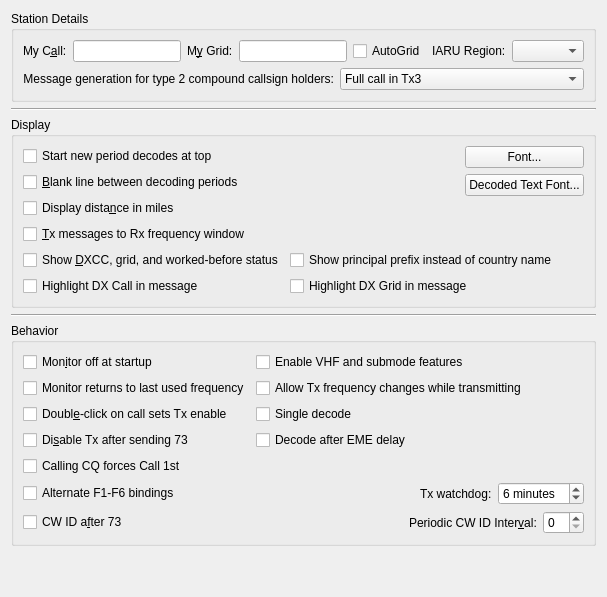
     <widget class="QWidget" name="general_tab">
      <attribute name="title">
       <string>Genera&amp;l</string>
      </attribute>
      <attribute name="toolTip">
       <string>General station details and settings.</string>
      </attribute>
      <layout class="QVBoxLayout" name="verticalLayout_4">
       <item>
        <widget class="QGroupBox" name="station_group_box">
         <property name="title">
          <string>Station Details</string>
         </property>
         <layout class="QVBoxLayout" name="verticalLayout_12">
          <item>
           <layout class="QHBoxLayout" name="horizontalLayout_14">
            <item>
             <layout class="QFormLayout" name="formLayout_3">
              <item row="0" column="0">
               <widget class="QLabel" name="callsign_label">
                <property name="text">
                 <string>My C&amp;all:</string>
                </property>
                <property name="buddy">
                 <cstring>callsign_line_edit</cstring>
                </property>
               </widget>
              </item>
              <item row="0" column="1">
               <widget class="QLineEdit" name="callsign_line_edit">
                <property name="toolTip">
                 <string>Station callsign.</string>
                </property>
               </widget>
              </item>
             </layout>
            </item>
            <item>
             <layout class="QFormLayout" name="formLayout_12">
              <item row="0" column="0">
               <widget class="QLabel" name="grid_label">
                <property name="text">
                 <string>M&amp;y Grid:</string>
                </property>
                <property name="buddy">
                 <cstring>grid_line_edit</cstring>
                </property>
               </widget>
              </item>
              <item row="0" column="1">
               <widget class="QLineEdit" name="grid_line_edit">
                <property name="toolTip">
                 <string>&lt;html&gt;&lt;head/&gt;&lt;body&gt;&lt;p&gt;Maidenhead locator, preferably 6 characters.&lt;/p&gt;&lt;/body&gt;&lt;/html&gt;</string>
                </property>
               </widget>
              </item>
             </layout>
            </item>
            <item>
             <widget class="QCheckBox" name="use_dynamic_grid">
              <property name="toolTip">
               <string>Check to allow grid changes from external programs</string>
              </property>
              <property name="text">
               <string>AutoGrid</string>
              </property>
             </widget>
            </item>
            <item>
             <layout class="QFormLayout" name="formLayout_2">
              <item row="0" column="0">
               <widget class="QLabel" name="label_12">
                <property name="text">
                 <string>IARU Region:</string>
                </property>
                <property name="buddy">
                 <cstring>region_combo_box</cstring>
                </property>
               </widget>
              </item>
              <item row="0" column="1">
               <widget class="QComboBox" name="region_combo_box">
                <property name="toolTip">
                 <string>&lt;html&gt;&lt;head/&gt;&lt;body&gt;&lt;p&gt;Select your IARU region.&lt;/p&gt;&lt;/body&gt;&lt;/html&gt;</string>
                </property>
               </widget>
              </item>
             </layout>
            </item>
           </layout>
          </item>
          <item>
           <layout class="QFormLayout" name="formLayout_13">
            <item row="0" column="0">
             <widget class="QLabel" name="label_5">
              <property name="text">
               <string>Message generation for type 2 compound callsign holders:</string>
              </property>
              <property name="alignment">
               <set>Qt::AlignRight|Qt::AlignTrailing|Qt::AlignVCenter</set>
              </property>
              <property name="buddy">
               <cstring>type_2_msg_gen_combo_box</cstring>
              </property>
             </widget>
            </item>
            <item row="0" column="1">
             <widget class="QComboBox" name="type_2_msg_gen_combo_box">
              <property name="enabled">
               <bool>true</bool>
              </property>
              <property name="toolTip">
               <string>&lt;html&gt;&lt;head/&gt;&lt;body&gt;&lt;p&gt;Type 2 compound callsigns are those with prefixes or suffixes not included in the allowed shortlist (See Help-&amp;gt;Add-on prefixes and suffixes).&lt;/p&gt;&lt;p&gt;This option determines which generated messages should contain your full type 2 compound call sign rather than your base callsign. It only applies if you have a type 2 compound callsign.&lt;/p&gt;&lt;p&gt;This option controls the way the messages that are used to answer CQ calls are generated. Generated messages 6 (CQ) and 5 (73) will always contain your full callsign. The JT65 and JT9 protocols allow for some standard messages with your full call at the expense of another piece of information such as the DX call or your locator.&lt;/p&gt;&lt;p&gt;Choosing message 1 omits the DX callsign which may be an issue when replying to CQ calls. Choosing message 3 also omits the DX callsign and many versions of this and other software will not extract the report. Choosing neither means that your full callsign only goes in your message 5 (73) so your QSO partner may log the wrong callsign.&lt;/p&gt;&lt;p&gt;None of these options are perfect, message 3 is usually best but be aware your QSO partner may not log the report you send them.&lt;/p&gt;&lt;/body&gt;&lt;/html&gt;</string>
              </property>
              <property name="currentIndex">
               <number>1</number>
              </property>
              <item>
               <property name="text">
                <string>Full call in Tx1</string>
               </property>
              </item>
              <item>
               <property name="text">
                <string>Full call in Tx3</string>
               </property>
              </item>
              <item>
               <property name="text">
                <string>Full call in Tx5 only</string>
               </property>
              </item>
             </widget>
            </item>
           </layout>
          </item>
         </layout>
        </widget>
       </item>
       <item>
        <widget class="Line" name="line_5">
         <property name="orientation">
          <enum>Qt::Horizontal</enum>
         </property>
        </widget>
       </item>
       <item>
        <widget class="QGroupBox" name="display_group_box">
         <property name="title">
          <string>Display</string>
         </property>
         <layout class="QGridLayout" name="gridLayout_4">
          <item row="0" column="1" rowspan="4">
           <layout class="QHBoxLayout" name="horizontalLayout_21">
            <item>
             <spacer name="horizontalSpacer_2">
              <property name="orientation">
               <enum>Qt::Horizontal</enum>
              </property>
              <property name="sizeHint" stdset="0">
               <size>
                <width>0</width>
                <height>0</height>
               </size>
              </property>
             </spacer>
            </item>
            <item>
             <layout class="QVBoxLayout" name="verticalLayout_6">
              <item>
               <widget class="QPushButton" name="font_push_button">
                <property name="toolTip">
                 <string>Set the font characteristics for the application.</string>
                </property>
                <property name="text">
                 <string>Font...</string>
                </property>
               </widget>
              </item>
              <item>
               <widget class="QPushButton" name="decoded_text_font_push_button">
                <property name="toolTip">
                 <string>Set the font characteristics for the Band Activity and Rx Frequency areas.</string>
                </property>
                <property name="text">
                 <string>Decoded Text Font...</string>
                </property>
               </widget>
              </item>
              <item>
               <spacer name="verticalSpacer">
                <property name="orientation">
                 <enum>Qt::Vertical</enum>
                </property>
                <property name="sizeHint" stdset="0">
                 <size>
                  <width>0</width>
                  <height>0</height>
                 </size>
                </property>
               </spacer>
              </item>
             </layout>
            </item>
           </layout>
          </item>
          <item row="1" column="0">
           <widget class="QCheckBox" name="insert_blank_check_box">
            <property name="toolTip">
             <string>Include a separator line between periods in the band activity window.</string>
            </property>
            <property name="text">
             <string>&amp;Blank line between decoding periods</string>
            </property>
           </widget>
          </item>
          <item row="2" column="0">
           <widget class="QCheckBox" name="miles_check_box">
            <property name="toolTip">
             <string>Show distance to DX station in miles rather than kilometers.</string>
            </property>
            <property name="text">
             <string>Display dista&amp;nce in miles</string>
            </property>
           </widget>
          </item>
          <item row="5" column="1">
           <widget class="QCheckBox" name="cbHighlightDXgrid">
            <property name="text">
             <string>Highlight DX Grid in message</string>
            </property>
           </widget>
          </item>
          <item row="4" column="1">
           <widget class="QCheckBox" name="ppfx_check_box">
            <property name="text">
             <string>Show principal prefix instead of country name</string>
            </property>
           </widget>
          </item>
          <item row="5" column="0">
           <widget class="QCheckBox" name="cbHighlightDXcall">
            <property name="text">
             <string>Highlight DX Call in message</string>
            </property>
           </widget>
          </item>
          <item row="0" column="0">
           <widget class="QCheckBox" name="decodes_from_top_check_box">
            <property name="toolTip">
             <string>&lt;html&gt;&lt;head/&gt;&lt;body&gt;&lt;p&gt;Check to have decodes for a new period start at the top of the Band Activity window and not scroll off the top when the window is full.&lt;/p&gt;&lt;p&gt;This is to aid selecting decodes to double-click while decoding is still in progress. Use the Band Activity vertical scroll bar to reveal decodes past the bottom of the window.&lt;/p&gt;&lt;/body&gt;&lt;/html&gt;</string>
            </property>
            <property name="text">
             <string>Start new period decodes at top</string>
            </property>
           </widget>
          </item>
          <item row="3" column="0">
           <widget class="QCheckBox" name="TX_messages_check_box">
            <property name="toolTip">
             <string>Show outgoing transmitted messages in the Rx frequency window.</string>
            </property>
            <property name="text">
             <string>&amp;Tx messages to Rx frequency window</string>
            </property>
           </widget>
          </item>
          <item row="4" column="0">
           <widget class="QCheckBox" name="DXCC_check_box">
            <property name="toolTip">
             <string>Show if decoded stations are new DXCC entities or worked before.</string>
            </property>
            <property name="text">
             <string>Show &amp;DXCC, grid, and worked-before status</string>
            </property>
            <property name="checked">
             <bool>false</bool>
            </property>
           </widget>
          </item>
         </layout>
        </widget>
       </item>
       <item>
        <widget class="Line" name="line_7">
         <property name="orientation">
          <enum>Qt::Horizontal</enum>
         </property>
        </widget>
       </item>
       <item>
        <widget class="QGroupBox" name="behaviour_group_box">
         <property name="title">
          <string>Behavior</string>
         </property>
         <layout class="QGridLayout" name="gridLayout_8">
          <item row="3" column="1">
           <widget class="QCheckBox" name="decode_at_52s_check_box">
            <property name="text">
             <string>Decode after EME delay</string>
            </property>
           </widget>
          </item>
          <item row="5" column="1">
           <layout class="QHBoxLayout" name="horizontalLayout_12">
            <item>
             <spacer name="horizontalSpacer_7">
              <property name="orientation">
               <enum>Qt::Horizontal</enum>
              </property>
              <property name="sizeHint" stdset="0">
               <size>
                <width>0</width>
                <height>0</height>
               </size>
              </property>
             </spacer>
            </item>
            <item>
             <widget class="QLabel" name="label_10">
              <property name="text">
               <string>Tx watchdog:</string>
              </property>
              <property name="buddy">
               <cstring>tx_watchdog_spin_box</cstring>
              </property>
             </widget>
            </item>
            <item>
             <widget class="QSpinBox" name="tx_watchdog_spin_box">
              <property name="toolTip">
               <string>&lt;html&gt;&lt;head/&gt;&lt;body&gt;&lt;p&gt;Number of minutes before unattended transmissions are aborted&lt;/p&gt;&lt;/body&gt;&lt;/html&gt;</string>
              </property>
              <property name="specialValueText">
               <string>Disabled</string>
              </property>
              <property name="suffix">
               <string> minutes</string>
              </property>
              <property name="prefix">
               <string/>
              </property>
              <property name="value">
               <number>6</number>
              </property>
             </widget>
            </item>
           </layout>
          </item>
          <item row="0" column="1">
           <widget class="QCheckBox" name="enable_VHF_features_check_box">
            <property name="text">
             <string>Enable VHF and submode features</string>
            </property>
           </widget>
          </item>
          <item row="2" column="1">
           <widget class="QCheckBox" name="single_decode_check_box">
            <property name="text">
             <string>Single decode</string>
            </property>
           </widget>
          </item>
          <item row="1" column="1">
           <widget class="QCheckBox" name="tx_QSY_check_box">
            <property name="toolTip">
             <string>&lt;html&gt;&lt;head/&gt;&lt;body&gt;&lt;p&gt;Some rigs are not able to process CAT commands while transmitting. This means that if you are operating in split mode you may have to uncheck this option.&lt;/p&gt;&lt;/body&gt;&lt;/html&gt;</string>
            </property>
            <property name="text">
             <string>Allow Tx frequency changes while transmitting</string>
            </property>
           </widget>
          </item>
          <item row="0" column="0">
           <widget class="QCheckBox" name="monitor_off_check_box">
            <property name="toolTip">
             <string>Don't start decoding until the monitor button is clicked.</string>
            </property>
            <property name="text">
             <string>Mon&amp;itor off at startup</string>
            </property>
            <property name="checked">
             <bool>false</bool>
            </property>
           </widget>
          </item>
          <item row="1" column="0">
           <widget class="QCheckBox" name="monitor_last_used_check_box">
            <property name="toolTip">
             <string>&lt;html&gt;&lt;head/&gt;&lt;body&gt;&lt;p&gt;Check this if you wish to automatically return to the last monitored frequency when monitor is enabled, leave it unchecked if you wish to have the current rig frequency maintained.&lt;/p&gt;&lt;/body&gt;&lt;/html&gt;</string>
            </property>
            <property name="text">
             <string>Monitor returns to last used frequency</string>
            </property>
           </widget>
          </item>
          <item row="5" column="0">
           <widget class="QCheckBox" name="alternate_bindings_check_box">
            <property name="text">
             <string>Alternate F1-F6 bindings</string>
            </property>
           </widget>
          </item>
          <item row="3" column="0">
           <widget class="QCheckBox" name="disable_TX_on_73_check_box">
            <property name="toolTip">
             <string>Turns off automatic transmissions after sending a 73 or any other free
text message.</string>
            </property>
            <property name="text">
             <string>Di&amp;sable Tx after sending 73</string>
            </property>
           </widget>
          </item>
          <item row="7" column="0" colspan="2">
           <layout class="QHBoxLayout" name="horizontalLayout_9">
            <item>
             <widget class="QCheckBox" name="CW_id_after_73_check_box">
              <property name="toolTip">
               <string>Send a CW ID after every 73 or free text message.</string>
              </property>
              <property name="text">
               <string>CW ID a&amp;fter 73</string>
              </property>
             </widget>
            </item>
            <item>
             <spacer name="horizontalSpacer">
              <property name="orientation">
               <enum>Qt::Horizontal</enum>
              </property>
              <property name="sizeHint" stdset="0">
               <size>
                <width>0</width>
                <height>0</height>
               </size>
              </property>
             </spacer>
            </item>
            <item>
             <widget class="QLabel" name="label">
              <property name="sizePolicy">
               <sizepolicy hsizetype="Preferred" vsizetype="Preferred">
                <horstretch>0</horstretch>
                <verstretch>0</verstretch>
               </sizepolicy>
              </property>
              <property name="text">
               <string>Periodic CW ID Inter&amp;val:</string>
              </property>
              <property name="buddy">
               <cstring>CW_id_interval_spin_box</cstring>
              </property>
             </widget>
            </item>
            <item>
             <widget class="QSpinBox" name="CW_id_interval_spin_box">
              <property name="toolTip">
               <string>Send a CW ID periodically every few minutes.
This might be required under your countries licence regulations.
It will not interfere with other users as it is always sent in the
quiet period when decoding is done.</string>
              </property>
             </widget>
            </item>
           </layout>
          </item>
          <item row="2" column="0">
           <widget class="QCheckBox" name="quick_call_check_box">
            <property name="toolTip">
             <string>Automatic transmission mode.</string>
            </property>
            <property name="text">
             <string>Doubl&amp;e-click on call sets Tx enable</string>
            </property>
           </widget>
          </item>
          <item row="4" column="0">
           <widget class="QCheckBox" name="force_call_1st_check_box">
            <property name="text">
             <string>Calling CQ forces Call 1st</string>
            </property>
           </widget>
          </item>
         </layout>
        </widget>
       </item>
       <item>
        <spacer name="verticalSpacer_9">
         <property name="orientation">
          <enum>Qt::Vertical</enum>
         </property>
         <property name="sizeHint" stdset="0">
          <size>
           <width>20</width>
           <height>40</height>
          </size>
         </property>
        </spacer>
       </item>
      </layout>
     </widget>
